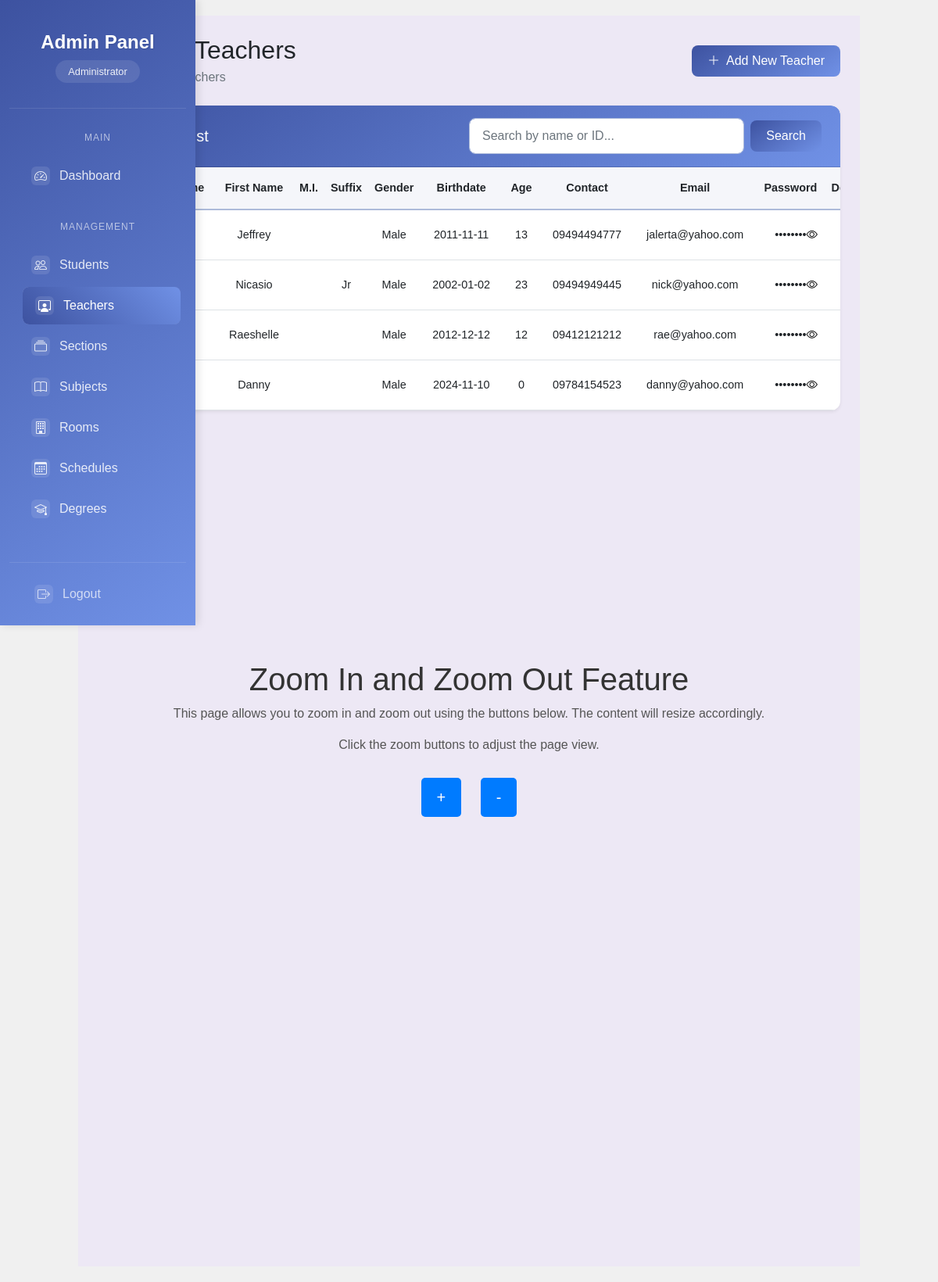
Page /admin/dashboard.php?page=teachers (signed in) on the committed database.
### tables this page shows
CREATE TABLE `teachers` (
  `t_id` int(11) NOT NULL,
  `t_fname` varchar(50) NOT NULL,
  `t_lname` varchar(50) NOT NULL,
  `t_mname` varchar(50) DEFAULT NULL,
  `t_suffix` varchar(10) DEFAULT NULL,
  `t_gender` enum('Male','Female','Other') NOT NULL,
  `t_bdate` date NOT NULL,
  `t_age` int(11) GENERATED ALWAYS AS (timestampdiff(YEAR,`t_bdate`,curdate())) VIRTUAL,
  `t_cnum` varchar(15) NOT NULL,
  `t_email` varchar(100) NOT NULL,
  `t_password` varchar(255) NOT NULL,
  `t_department` varchar(50) DEFAULT NULL,
  `t_status` enum('active','inactive') DEFAULT 'active',
  `t_created_at` timestamp NOT NULL DEFAULT current_timestamp(),
  `t_updated_at` timestamp NOT NULL DEFAULT current_timestamp() ON UPDATE current_timestamp()
);

### admin/teachers/index.php (the view, shortened to what this page needs)
<?php
require_once __DIR__ . '/../../includes/db.php';
$search = isset($_GET['search']) ? $_GET['search'] : '';
$search_condition = $search ? "WHERE t_fname LIKE '%$search%' OR t_lname LIKE '%$search%' OR t_id LIKE '%$search%'" : '';
$sql = "SELECT t_id, t_fname, t_lname, t_mname, t_suffix, t_gender, t_bdate, t_age, t_cnum, t_email, t_password, t_department, t_status
        FROM teachers
        $search_condition
        ORDER BY t_lname ASC";
$result = $conn->query($sql);
?>
<div class="container-fluid p-0">
    <div class="d-flex justify-content-between align-items-center mb-4">
        <div>
            <h2 class="mb-1">Manage Teachers</h2>
            <nav aria-label="breadcrumb">
                <ol class="breadcrumb mb-0">
                    <li class="breadcrumb-item"><a href="?page=dashboard">Dashboard</a></li>
                    <li class="breadcrumb-item active">Teachers</li>
                </ol>
            </nav>
        </div>
        <button type="button" class="btn btn-primary" data-bs-toggle="modal" data-bs-target="#addTeacherModal">
            <i class="bi bi-plus-lg me-2"></i>Add New Teacher
        </button>
    </div>
    <div class="card shadow-sm mb-4">
        <div class="card-header d-flex justify-content-between align-items-center">
            <h5 class="mb-0">Teachers List</h5>
            <form id="searchForm" class="d-flex align-items-center gap-2" style="width: 50%;">
                <div class="flex-grow-1">
                    <input type="text" class="form-control" name="search" placeholder="Search by name or ID..." value="<?php echo htmlspecialchars($search); ?>">
                </div>
                <button type="submit" class="btn btn-primary" style="white-space: nowrap;">Search</button>
            </form>
        </div>
        <div class="card-body p-0">
            <div class="table-responsive" style="overflow-x: hidden;">
                <table class="table table-hover align-middle mb-0" style="min-width: 100%;">
                    <thead>
                        <tr>
                            <th class="px-2" style="min-width: 50px">ID</th>
                            <th class="px-2" style="min-width: 100px">Last Name</th>
                            <th class="px-2" style="min-width: 100px">First Name</th>
                            <th class="px-2" style="min-width: 30px">M.I.</th>
                            <th class="px-2" style="min-width: 30px">Suffix</th>
                            <th class="px-2" style="min-width: 60px">Gender</th>
                            <th class="px-2 text-center" style="min-width: 80px">Birthdate</th>
                            <th class="px-2 text-center" style="min-width: 30px">Age</th>
                            <th class="px-2 text-center" style="min-width: 100px">Contact</th>
                            <th class="px-2 text-center" style="min-width: 120px">Email</th>
                            <th class="px-2 text-center" style="min-width: 80px">Password</th>
                            <th class="px-2 text-center" style="min-width: 90px">Department</th>
                        </tr>
                    </thead>
                    <tbody id="teachersTableBody">
                        <?php if ($result && $result->num_rows > 0): ?>
                            <?php while($row = $result->fetch_assoc()): ?>
                                <tr data-teacher-id="<?php echo htmlspecialchars($row['t_id']); ?>">
                                    <td><?php echo htmlspecialchars($row['t_id']); ?></td>
                                    <td class="teacher-lname"><?php echo htmlspecialchars($row['t_lname']); ?></td>
                                    <td class="teacher-fname"><?php echo htmlspecialchars($row['t_fname']); ?></td>
                                    <td class="teacher-mname"><?php echo $row['t_mname'] ? htmlspecialchars($row['t_mname'][0]) . '.' : ''; ?></td>
                                    <td class="teacher-suffix"><?php echo htmlspecialchars($row['t_suffix'] ?? ''); ?></td>
                                    <td class="teacher-gender"><?php echo htmlspecialchars($row['t_gender']); ?></td>
                                    <td class="text-center"><?php echo date('Y-m-d', strtotime($row['t_bdate'])); ?></td>
                                    <td class="text-center"><?php echo htmlspecialchars($row['t_age']); ?></td>
                                    <td class="text-center"><?php echo htmlspecialchars($row['t_cnum']); ?></td>
                                    <td class="text-center text-truncate"><?php echo htmlspecialchars($row['t_email']); ?></td>
                                    <td class="td-password">
                                        <div class="password-wrapper">
                                            <span class="dots">••••••••</span>
                                            <button type="button" class="eye-button" style="border: none; background: none;">
                                                <i class="bi bi-eye"></i>
                                            </button>
                                        </div>
                                    </td>
                                    <td class="teacher-department"><?php echo htmlspecialchars($row['t_department']); ?></td>
                                </tr>
                            <?php endwhile; ?>
                        <?php else: ?>
                            <tr>
                                <td colspan="14" class="text-center">No teachers found</td>
                            </tr>
                        <?php endif; ?>
                    </tbody>
                </table>
            </div>
        </div>
    </div>
</div>

### admin/dashboard.php (style rules this page uses)
:root { --primary: #3d52a0; --secondary: #7091E6; --tertiary: #8691E6; --quaternary: #adbbda; --background: #ede8f5; --sidebar-width: 250px; --card-border-radius: 0.75rem; --transition-speed: 0.3s; }
.card { border-radius: var(--card-border-radius); box-shadow: 0 4px 6px rgba(61, 82, 160, 0.07); border: none; transition: transform var(--transition-speed); position: relative; overflow: hidden; }
.card::before { content: ''; position: absolute; top: 0; left: 0; width: 100%; height: 4px; background: linear-gradient(90deg, var(--primary), var(--secondary)); transform: scaleX(0); transition: transform var(--transition-speed); transform-origin: left; }
.card-header { background: linear-gradient(145deg, var(--primary) 0%, var(--secondary) 100%) !important; color: white; border-radius: var(--card-border-radius) var(--card-border-radius) 0 0 !important; padding: 1rem 1.5rem; }
.btn { border-radius: 8px; padding: 0.5rem 1.25rem; font-weight: 500; transition: all var(--transition-speed); position: relative; overflow: hidden; }
.btn-primary { background: linear-gradient(145deg, var(--primary) 0%, var(--secondary) 100%); border: none; }
.btn::after { content: ''; position: absolute; top: 50%; left: 50%; width: 0; height: 0; background: rgba(255,255,255,0.2); border-radius: 50%; transform: translate(-50%, -50%); transition: width 0.6s, height 0.6s; }
.table { white-space: nowrap; font-size: 0.9rem; }
.table thead th { background-color: rgba(61, 82, 160, 0.05); font-weight: 600; border-bottom: 2px solid var(--quaternary); }
.table td, .table th { padding: 1rem; vertical-align: middle; }
.table tr { transition: all var(--transition-speed); }
.form-control, .form-select { border-radius: 8px; padding: 0.6rem 1rem; border: 1px solid var(--quaternary); transition: all var(--transition-speed); }
body { font-family: Arial, sans-serif; transition: transform 0.3s ease; background-color: #f0f0f0; padding: 20px; margin: 0; text-align: center; }

### admin/teachers/index.php (style rules this page uses)
.td-password { position: relative; padding: 0 !important; text-align: center; }
.password-wrapper { position: relative; display: flex; align-items: center; justify-content: center; padding: 0 24px; height: 100%; }
.dots, .real-password { display: inline-block; text-align: center; width: auto; margin: 0 auto; }
.eye-button { position: absolute; right: 5px; top: 50%; transform: translateY(-50%); width: 24px; height: 24px; padding: 0; border: none; background: none; cursor: pointer; display: flex; align-items: center; justify-content: center; }

### rows in the picture
teachers: t_id "33", t_fname "Jeffrey", t_gender "Male", t_bdate "2011-11-11", t_age "13", t_cnum "09494494777", t_email "jalerta@yahoo.com"
teachers: t_fname "Nicasio", t_suffix "Jr", t_gender "Male", t_bdate "2002-01-02", t_age "23", t_cnum "09494949445", t_email "nick@yahoo.com"
teachers: t_fname "Raeshelle", t_gender "Male", t_bdate "2012-12-12", t_age "12", t_cnum "09412121212", t_email "rae@yahoo.com"
teachers: t_fname "Danny", t_gender "Male", t_bdate "2024-11-10", t_age "0", t_cnum "09784154523", t_email "danny@yahoo.com"
